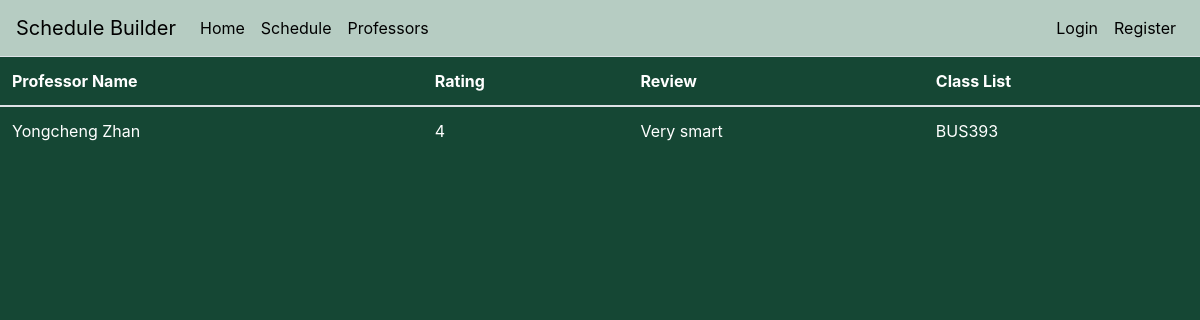
Page /YongchengZhan on the committed database.
### ScheduleCrafter/crafter/models.py (models this page shows)
class Professor(db.Model):
    __tablename__='Professors'
    name=db.Column('Name', db.String(length=50), primary_key = True, nullable=False, unique=True)
    rating = db.Column('Rating', db.String(), nullable =False)
    review = db.Column('Review', db.String(length=2000))
    class_list = db.Column('ClassList', db.String(length=1000))

### ScheduleCrafter/crafter/routes.py (the view)
@app.route('/YongchengZhan')
def YongchengZhan():
    professors = Professor.query.filter_by(name = "Yongcheng Zhan")
    return render_template('professor.html', professors=professors)

### ScheduleCrafter/crafter/templates/professor.html (shortened to what this page needs)
{% extends 'base.html' %}
{% block content %}
<table class="table table-hover" style="color:white;">
        <thead>
            <tr>
                <th scope="col">Professor Name</th>
                <th scope="col">Rating</th>
                <th scope="col">Review</th>
                <th scope="col">Class List</th>
            </tr>
        </thead>
        <tbody>
            {% for professor in professors %}
                <tr>
                    <td>{{ professor.name }}</td>
                    <td>{{ professor.rating }}</td>
                    <td>{{ professor.review }}</td>
                    <td>{{ professor.class_list }}</td>
                </tr>
            {% endfor %}
        </tbody>
    </table>
{% endblock %}

### ScheduleCrafter/crafter/templates/base.html (style rules this page uses)
body { background-color: #154734; color: white }

### rows in the picture
Professor: name "Yongcheng Zhan", rating "4", review "Very smart", class_list "BUS393"
